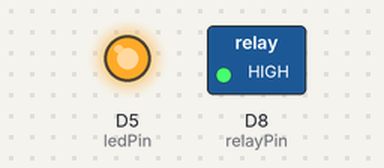
Simulated run of this sketch. Board: ESP8266 (NodeMCU). Parts: switched loads named in the sketch (green lamp = pin HIGH), output pins drawn as LEDs (lit = HIGH).

Above: at 0.1 s.
At 1.1 s:
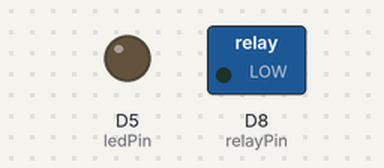
Timing chart, 0 to 7.5 s (numbered marks = the images above):
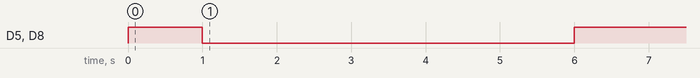

The sketch:

CoffeeMakerAug_15_2024.ino
```cpp
#include <ESP8266WiFi.h>

// Define pin numbers
const int relayPin = D8;    // GPIO pin for the relay (D8)
const int ledPin = D5;       // GPIO pin for the status LED (D5)


void setup() {
  pinMode(relayPin, OUTPUT);   // Initialize the relay pin as an output
  pinMode(ledPin, OUTPUT);     // Initialize the LED pin as an output
  digitalWrite(relayPin, HIGH);     // Turn relay on
  digitalWrite(ledPin, HIGH);  // Turn LED on
  delay(1000);                 // Relay on for 1 second
  digitalWrite(relayPin, LOW);  // Turn relay off
  digitalWrite(ledPin, LOW);   // Turn LED off
  delay(5000);                 // Relay off for 5 seconds

  // Turn relay on for 20 minutes
  digitalWrite(relayPin, HIGH);
  digitalWrite(ledPin, HIGH);  // Turn LED on
  delay(1200000);
}

void loop() {
  // Turn relay off
  digitalWrite(relayPin, LOW);
  digitalWrite(ledPin, LOW);
  delay(1000);  // Turn LED off
  digitalWrite(ledPin, HIGH);
  delay(1000);  // Turn LED off

}
```

Measured:
- by itself, D5 (ledPin), D8 (relayPin): LOW → HIGH at 0.00 s, → LOW 1.0 s later, → HIGH 5.0 s later
